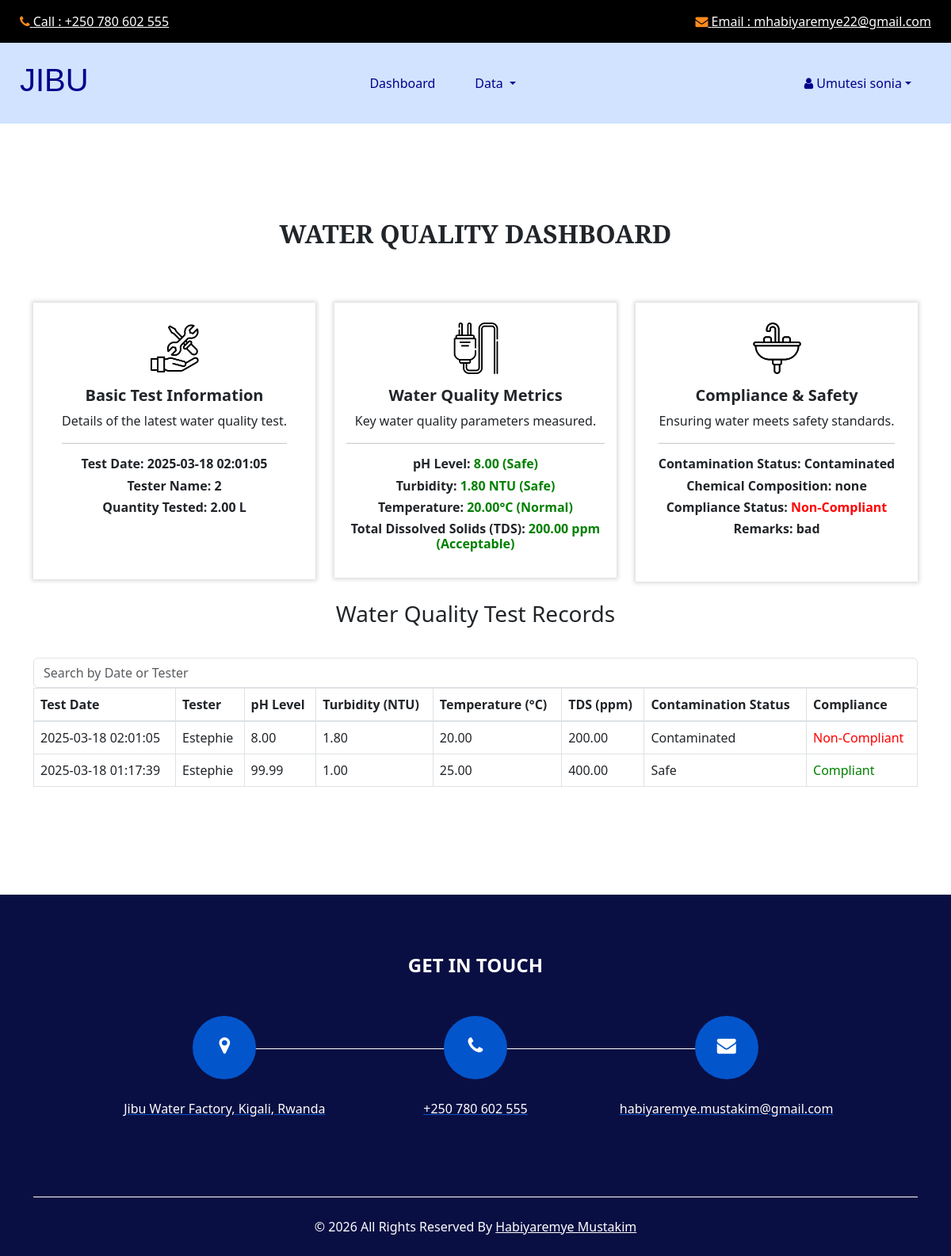
Page /dashboard.php (signed in) on the committed database.
### tables this page shows
CREATE TABLE `qualityrecords` (
  `id` int(11) NOT NULL,
  `test_date` datetime DEFAULT current_timestamp(),
  `tester_name` varchar(100) NOT NULL,
  `pH_level` decimal(4,2) NOT NULL,
  `turbidity` decimal(5,2) NOT NULL,
  `contamination_status` enum('Safe','Contaminated') NOT NULL,
  `temperature` decimal(5,2) NOT NULL,
  `tds` decimal(6,2) NOT NULL,
  `chemical_composition` text DEFAULT NULL,
  `compliance_status` enum('Compliant','Non-Compliant') NOT NULL,
  `remarks` text DEFAULT NULL,
  `created_at` timestamp NOT NULL DEFAULT current_timestamp(),
  `quantity_tested` decimal(10,2) NOT NULL
);

CREATE TABLE `users` (
  `id` int(11) NOT NULL,
  `firstname` varchar(50) NOT NULL,
  `lastname` varchar(50) NOT NULL,
  `email` varchar(100) NOT NULL,
  `phone` varchar(20) NOT NULL,
  `title` varchar(100) NOT NULL,
  `user_level` enum('Admin','Qualitycontrolofficer','Tester','Regulatorycomplianceofficer') NOT NULL,
  `password` varchar(255) NOT NULL,
  `status` enum('Active','Inactive') DEFAULT 'Active',
  `created_at` timestamp NOT NULL DEFAULT current_timestamp(),
  `updated_at` timestamp NOT NULL DEFAULT current_timestamp() ON UPDATE current_timestamp()
);

### phpincludes/sessioncheck.php (called while the page is built, shortened)
<?php
$user_name = $_SESSION['user_name'];
?>

### phpincludes/dashboardmain.php (called while the page is built)
<?php
$query_latest = "SELECT * FROM qualityrecords ORDER BY test_date DESC LIMIT 1";
$result_latest = mysqli_query($conn, $query_latest);
$latest = mysqli_fetch_assoc($result_latest);
$test_date = $latest['test_date'] ?? 'N/A';
$tester = $latest['tester_name'] ?? 'N/A';
$ph_level = $latest['pH_level'] ?? 'N/A';
$turbidity = $latest['turbidity'] ?? 'N/A';
$contamination_status = $latest['contamination_status'] ?? 'N/A';
$temperature = $latest['temperature'] ?? 'N/A';
$tds = $latest['tds'] ?? 'N/A';
$chemical_composition = $latest['chemical_composition'] ?? 'N/A';
$compliance_status = $latest['compliance_status'] ?? 'N/A';
$remarks = $latest['remarks'] ?? 'N/A';
$quantity_tested = $latest['quantity_tested'] ?? 'N/A';
$pH_status = ($ph_level >= 6.5 && $ph_level <= 8.5) ? "Safe" : "Unsafe";
$turbidity_status = ($turbidity <= 5) ? "Safe" : "Unsafe";
$temperature_status = ($temperature < 35) ? "Normal" : "High";
$tds_status = ($tds <= 500) ? "Acceptable" : "Too High";
$query_all = "SELECT * FROM qualityrecords ORDER BY test_date DESC";
$result_all = mysqli_query($conn, $query_all);
?>

### sectionincludes/dashboardmain.php (the view, shortened to what this page needs)
<?php
include 'phpincludes/dashboardmain.php';
?>
<body bgcolor="red"/>
<section class="service_section layout_padding">
<div class="container">
<div class="heading_container heading_center">
<h2>Water Quality Dashboard</h2>
</div>
<div class="row">
<div class="col-md-4">
<div class="box">
<div class="img-box">
<img src="images/s1.png" alt="Basic Info" />
</div>
<div class="detail-box">
<h5>Basic Test Information</h5>
<p>Details of the latest water quality test.</p><hr>
<h6><b>Test Date: <span class="stat-value"><?php echo $test_date; ?></span></b></h6>
<h6><b>Tester Name: <span class="stat-value"><?php echo $tester; ?></span></b></h6>
<h6><b>Quantity Tested: <span class="stat-value"><?php echo $quantity_tested; ?> L</span></b></h6><br><br>
</div>
</div>
</div>
<div class="col-md-4">
<div class="box">
<div class="img-box">
<img src="images/s2.png" alt="Water Quality" />
</div>
<div class="detail-box">
<h5>Water Quality Metrics</h5>
<p>Key water quality parameters measured.</p><hr>
<h6><b>pH Level: <span class="stat-value" style="color: <?php echo ($pH_status == 'Safe') ? 'green' : 'red'; ?>;"><?php echo $ph_level; ?> (<?php echo $pH_status; ?>)</span></b></h6>
<h6><b>Turbidity: <span class="stat-value" style="color: <?php echo ($turbidity_status == 'Safe') ? 'green' : 'red'; ?>;"><?php echo $turbidity; ?> NTU (<?php echo $turbidity_status; ?>)</span></b></h6>
<h6><b>Temperature: <span class="stat-value" style="color: <?php echo ($temperature_status == 'Normal') ? 'green' : 'red'; ?>;"><?php echo $temperature; ?>°C (<?php echo $temperature_status; ?>)</span></b></h6>
<h6><b>Total Dissolved Solids (TDS): <span class="stat-value" style="color: <?php echo ($tds_status == 'Acceptable') ? 'green' : 'red'; ?>;"><?php echo $tds; ?> ppm (<?php echo $tds_status; ?>)</span></b></h6>
</div>
</div>
</div>
<div class="col-md-4">
<div class="box">
<div class="img-box">
<img src="images/s3.png" alt="Compliance" />
</div>
<div class="detail-box">
<h5>Compliance & Safety</h5>
<p>Ensuring water meets safety standards.</p><hr>
<h6><b>Contamination Status: <span class="stat-value"><?php echo $contamination_status; ?></span></b></h6>
<h6><b>Chemical Composition: <span class="stat-value"><?php echo $chemical_composition; ?></span></b></h6>
<h6><b>Compliance Status: <span class="stat-value" style="color: <?php echo ($compliance_status == 'Compliant') ? 'green' : 'red'; ?>;"><?php echo $compliance_status; ?></span></b></h6>
<h6><b>Remarks: <span class="stat-value"><?php echo $remarks; ?></span></b></h6><br>
</div>
</div>
</div>
</div>
<br>
<div class="heading_container heading_center">
<h3>Water Quality Test Records</h3>
</div>
<input type="text" id="search" class="form-control" placeholder="Search by Date or Tester" onkeyup="filterTable()">
<table class="table table-bordered" id="recordsTable">
<thead>
<tr>
<th>Test Date</th>
<th>Tester</th>
<th>pH Level</th>
<th>Turbidity (NTU)</th>
<th>Temperature (°C)</th>
<th>TDS (ppm)</th>
<th>Contamination Status</th>
<th>Compliance</th>
</tr>
</thead>
<tbody>
<?php while ($row = mysqli_fetch_assoc($result_all)) { ?>
<tr>
<td><?php echo $row['test_date']; ?></td>
   <?php
$tester_id = $row['tester_name'];
$query = "SELECT lastname FROM users WHERE id = $tester_id";
$result = mysqli_query($conn, $query);
$lastname = "";
if ($result && mysqli_num_rows($result) > 0)
{
$data = mysqli_fetch_assoc($result);
$lastname = $data['lastname'];
}
?>
<td><?php echo htmlspecialchars($lastname); ?></td>
<td><?php echo $row['pH_level']; ?></td>
<td><?php echo $row['turbidity']; ?></td>
<td><?php echo $row['temperature']; ?></td>
<td><?php echo $row['tds']; ?></td>
<td><?php echo $row['contamination_status']; ?></td>
<td style="color: <?php echo ($row['compliance_status'] == 'Compliant') ? 'green' : 'red'; ?>;">
<?php echo $row['compliance_status']; ?>
</td>
</tr>
<?php } ?>
</tbody>
</table>
</div>
</section>

### dashboard.php (shortened to what this page needs)
<?php
include 'phpincludes/sessioncheck.php';
?>
<!DOCTYPE html>
<html>
<?php
include 'sectionincludes/navlink.php';
?>
<body>
<div class="hero_area">
<?php
include 'sectionincludes/staffnavbar.php';
?>
</div>
<?php
include 'sectionincludes/dashboardmain.php';
?>
<?php
include 'sectionincludes/contactusinfo.php';
?>
<?php
include 'sectionincludes/footer.php';
?>
</body>
</html>

### sectionincludes/navlink.php (shortened to what this page needs)
<head>
<link rel="stylesheet" type="text/css" href="https://cdnjs.cloudflare.com/ajax/libs/OwlCarousel2/2.3.4/assets/owl.carousel.min.css" />
<link rel="stylesheet" type="text/css" href="css/bootstrap.css" />
<link rel="stylesheet" type="text/css" href="css/font-awesome.min.css" />
<link href="css/style.css" rel="stylesheet" />
<link href="css/responsive.css" rel="stylesheet" />
<link href="css/bootstrap.min.css" rel="stylesheet" />
</head>

### sectionincludes/staffnavbar.php (shortened to what this page needs)
<header class="header_section hidden-print">
<div class="header_top">
<div class="container-fluid">
<div class="contact_nav">
<a href="">
<i class="fa fa-phone" aria-hidden="true"></i>
<span>
Call : +250 780 602 555
</span>
</a>
<a href="">
<i class="fa fa-envelope" aria-hidden="true"></i>
<span>
Email : mhabiyaremye22@gmail.com
</span>
</a>
</div>
</div>
</div>
<div class="header_bottom">
<div class="container-fluid">
<nav class="navbar navbar-expand-lg custom_nav-container " style="color:darkblue;">
<a class="navbar-brand" href="dashboard.php">
<span>
<h1 style="color:darkblue;">Jibu</h1>
</span>
</a>
<div class="collapse navbar-collapse" id="navbarSupportedContent">
<ul class="navbar-nav ">
<li class="nav-item active">
<a class="nav-link" href="dashboard.php" style="color:darkblue;">Dashboard <span class="sr-only">(current)</span></a>
</li>
<li class="nav-item dropdown">
<a class="nav-link dropdown-toggle" href="#" id="userDropdown" role="button" data-toggle="dropdown" aria-haspopup="true" aria-expanded="false" style="color:darkblue;">
Data
</a>
</li>
</ul>
<ul class="navbar-nav ml-auto">
<li class="nav-item dropdown">
<a class="nav-link dropdown-toggle" href="#" id="userDropdown" role="button" data-toggle="dropdown" aria-haspopup="true" aria-expanded="false" style="color:darkblue;">
<i class="fa fa-user"></i>
<?php
if (isset($_SESSION['user_id']))
{
?>
<?php echo htmlspecialchars($user_name); ?>
<?php
}
else
{
?>
Account
<?php
}
?>
</a>
</li>
</ul>
</div>
</nav>
</div>
</div>
</header>

### sectionincludes/contactusinfo.php
<section class="info_section hidden-print">
<div class="container">
<h4> Get In Touch </h4>
<div class="row">
<div class="col-lg-10 mx-auto">
<div class="info_items">
<div class="row">
<div class="col-md-4">
<a href="https://maps.google.com?q=Jibu+Water+Factory" target="_blank">
<div class="item">
<div class="img-box">
<i class="fa fa-map-marker" aria-hidden="true"></i>
</div>
<p> Jibu Water Factory, Kigali, Rwanda </p>
</div>
</a>
</div>
<div class="col-md-4">
<a href="tel:+250780602555">
<div class="item">
<div class="img-box">
<i class="fa fa-phone" aria-hidden="true"></i>
</div>
<p> +250 780 602 555 </p>
</div>
</a>
</div>
<div class="col-md-4">
<a href="mailto:habiyaremye.mustakim@gmail.com">
<div class="item">
<div class="img-box">
<i class="fa fa-envelope" aria-hidden="true"></i>
</div>
<p> habiyaremye.mustakim@gmail.com </p>
</div>
</a>
</div>
</div>
</div>
</div>
</div>
</div>
</section>

### sectionincludes/footer.php
<footer class="footer_section hidden-print">
<div class="container">
<p>
&copy; <span id="displayDateYear"></span> All Rights Reserved By
<a href="#">Habiyaremye Mustakim</a>
</p>
</div>
</footer>

### css/responsive.css (style rules this page uses)
@media (min-width: 1200px) { .container { max-width: 1170px; } }

### rows in the picture
qualityrecords: test_date "2025-03-18 02:01:05", tester_name "2", quantity_tested "2.00", pH_level "8.00", pH_level "Safe", turbidity "1.80", turbidity "Safe", temperature "20.00", temperature "Normal", tds "200.00", tds "Acceptable", contamination_status "Contaminated", chemical_composition "none", compliance_status "Non-Compliant", remarks "bad", users.lastname "Estephie"
qualityrecords: test_date "2025-03-18 01:17:39", users.lastname "Estephie", pH_level "99.99", turbidity "1.00", temperature "25.00", tds "400.00", contamination_status "Safe", compliance_status "Compliant"

### other values in the picture
$user_name "Umutesi sonia"
